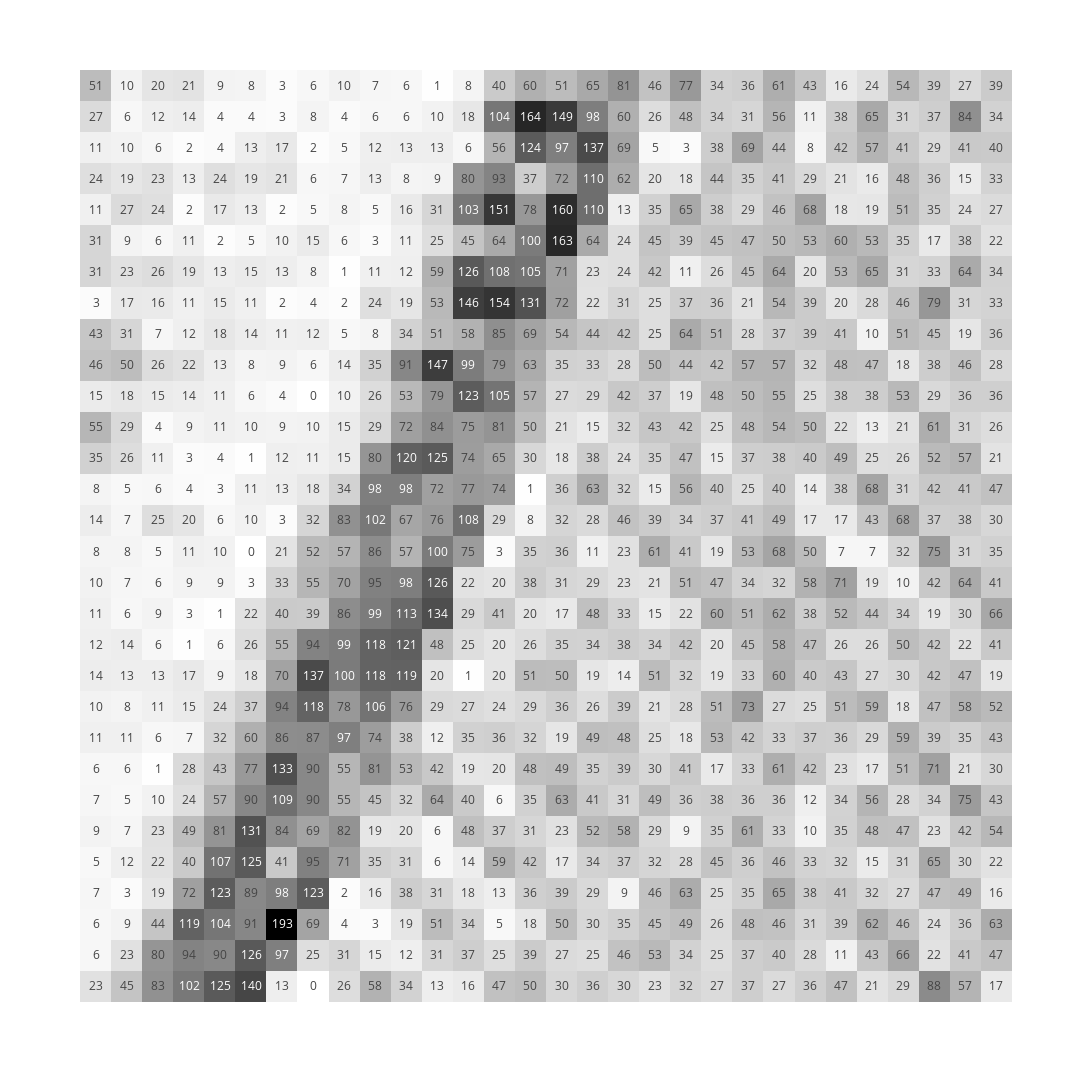

Here is the notebook cell this chart was saved with:
### Code cell
fig_sobel_input = px.imshow(
    img[:,:,0],
    text_auto=True,
    color_continuous_scale=['white','black'],
    width=1500,
    height=1500
)
fig_sobel_input.update_layout(coloraxis_showscale=False)
fig_sobel_input.update_xaxes(showticklabels=False)
fig_sobel_input.update_yaxes(showticklabels=False)

fig_sobel_input.write_image( attachment_dir / 'sobel_input.jpg' )

fig_sobel_input

### Figure 1 — Plotly figure (JSON) as saved in the notebook; plotly's stock layout.template omitted (floating-point values rounded to 4 significant figures; data arrays with more than 128 entries replaced by an {"elided": "..."} marker saying what was removed)
{"data": [{"coloraxis": "coloraxis", "hovertemplate": "x: %{x}<br>y: %{y}<br>color: %{z}<extra></extra>", "name": "0", "texttemplate": "%{z}", "type": "heatmap", "xaxis": "x", "yaxis": "y", "z": {"elided": "30x30 int values"}}], "layout": {"coloraxis": {"colorscale": [[0, "white"], [1, "black"]], "showscale": false}, "height": 1500, "margin": {"t": 60}, "width": 1500, "xaxis": {"anchor": "y", "autorange": true, "constrain": "domain", "domain": [0, 1], "range": [-0.5, 29.5], "scaleanchor": "y", "showticklabels": false}, "yaxis": {"anchor": "x", "autorange": true, "constrain": "domain", "domain": [0.007353, 0.9926], "range": [29.5, -0.5], "showticklabels": false}}}
